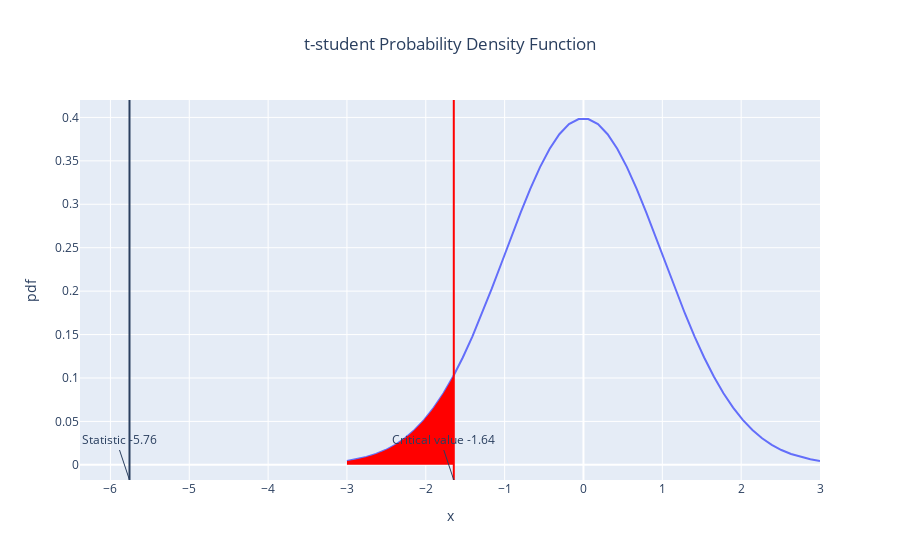

The code cell stored with this chart in its notebook:
### Markdown cell above
**6) Time (example with t_total) — H₀: mean_test − mean_ctrl ≥ 0 (one-sided “less”)**

### Code cell
metric = 't_total'  # switch to 't_start_step1', 't_step1_step2', etc.
res_time = welch_t_one_sided(test[metric], control[metric], alternative='less')
print(res_time)

# show_statistical_test needs df via n; we approximate df ≈ n_test + n_ctrl - 2 for display
show_statistical_test(
    statistic=res_time['w_stat'],
    alpha=alpha,
    n=(res_time['n_test'] + res_time['n_ctrl'] - 2),
    distribution='t-student',
    alternative='lower'  # "Test is faster" = lower mean → left tail
)

### Figure 1 — Plotly figure (JSON) as saved in the notebook; plotly's stock layout.template omitted (floating-point values rounded to 4 significant figures)
{"data": [{"hovertemplate": "x=%{x}<br>pdf=%{y}<extra></extra>", "legendgroup": "", "line": {"color": "#636efa", "dash": "solid"}, "marker": {"symbol": "circle"}, "mode": "lines", "name": "", "orientation": "v", "showlegend": false, "type": "scatter", "x": [-3.0, -2.878, -2.755, -2.633, -2.51, -2.388, -2.265, -2.143, -2.02, -1.898, -1.776, -1.653, -1.531, -1.408, -1.286, -1.163, -1.041, -0.9184, -0.7959, -0.6735, -0.551, -0.4286, -0.3061, -0.1837, -0.06122, 0.06122, 0.1837, 0.3061, 0.4286, 0.551, 0.6735, 0.7959, 0.9184, 1.041, 1.163, 1.286, 1.408, 1.531, 1.653, 1.776, 1.898, 2.02, 2.143, 2.265, 2.388, 2.51, 2.633, 2.755, 2.878, 3.0], "xaxis": "x", "y": [0.004435, 0.006356, 0.008972, 0.01248, 0.01709, 0.02307, 0.03067, 0.04017, 0.05183, 0.06587, 0.08249, 0.1018, 0.1236, 0.148, 0.1746, 0.2028, 0.2321, 0.2617, 0.2906, 0.318, 0.3427, 0.3639, 0.3807, 0.3923, 0.3982, 0.3982, 0.3923, 0.3807, 0.3639, 0.3427, 0.318, 0.2906, 0.2617, 0.2321, 0.2028, 0.1746, 0.148, 0.1236, 0.1018, 0.08249, 0.06587, 0.05183, 0.04017, 0.03067, 0.02307, 0.01709, 0.01248, 0.008972, 0.006356, 0.004435], "yaxis": "y"}, {"fill": "tozeroy", "fillcolor": "red", "mode": "none", "type": "scatter", "x": [-3.0, -2.972, -2.945, -2.917, -2.889, -2.862, -2.834, -2.806, -2.779, -2.751, -2.723, -2.696, -2.668, -2.64, -2.613, -2.585, -2.558, -2.53, -2.502, -2.475, -2.447, -2.419, -2.392, -2.364, -2.336, -2.309, -2.281, -2.253, -2.226, -2.198, -2.17, -2.143, -2.115, -2.087, -2.06, -2.032, -2.004, -1.977, -1.949, -1.921, -1.894, -1.866, -1.839, -1.811, -1.783, -1.756, -1.728, -1.7, -1.673, -1.645], "y": [0.004435, 0.004817, 0.005228, 0.005669, 0.006142, 0.006651, 0.007195, 0.007779, 0.008403, 0.009071, 0.009784, 0.01054, 0.01136, 0.01222, 0.01314, 0.01412, 0.01516, 0.01627, 0.01744, 0.01868, 0.01999, 0.02139, 0.02286, 0.02441, 0.02605, 0.02777, 0.02959, 0.03151, 0.03352, 0.03564, 0.03785, 0.04018, 0.04262, 0.04516, 0.04783, 0.05061, 0.05352, 0.05655, 0.0597, 0.06298, 0.06639, 0.06994, 0.07361, 0.07742, 0.08136, 0.08544, 0.08966, 0.09401, 0.0985, 0.1031]}], "layout": {"annotations": [{"text": "Critical value -1.64", "x": -1.645, "xref": "x", "y": 0, "yanchor": "bottom", "yref": "paper"}, {"text": "Statistic -5.76", "x": -5.758, "xref": "x", "y": 0, "yanchor": "bottom", "yref": "paper"}], "legend": {"tracegroupgap": 0}, "shapes": [{"line": {"color": "red"}, "type": "line", "x0": -1.645, "x1": -1.645, "xref": "x", "y0": 0, "y1": 1, "yref": "y domain"}, {"type": "line", "x0": -5.758, "x1": -5.758, "xref": "x", "y0": 0, "y1": 1, "yref": "y domain"}], "showlegend": false, "title": {"text": "t-student Probability Density Function", "x": 0.5}, "xaxis": {"anchor": "y", "domain": [0, 1], "title": {"text": "x"}}, "yaxis": {"anchor": "x", "domain": [0, 1], "title": {"text": "pdf"}}}}
